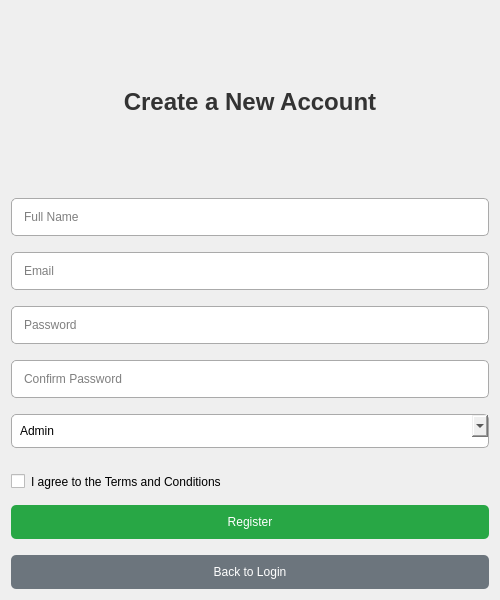
<?xml version="1.0" encoding="UTF-8"?>
<ui version="4.0">
 <class>Register</class>
 <widget class="QWidget" name="Register">
  <property name="geometry">
   <rect>
    <x>0</x>
    <y>0</y>
    <width>500</width>
    <height>600</height>
   </rect>
  </property>
  <property name="windowTitle">
   <string>Register</string>
  </property>
  <layout class="QVBoxLayout" name="verticalLayout">
   <item>
    <widget class="QLabel" name="registerLabel">
     <property name="styleSheet">
      <string>
       QLabel {
           font-size: 18pt;
           font-weight: bold;
           color: #333;
           margin: 10px 0;
       }
      </string>
     </property>
     <property name="text">
      <string>Create a New Account</string>
     </property>
     <property name="alignment">
      <set>Qt::AlignCenter</set>
     </property>
    </widget>
   </item>
   <item>
    <widget class="QLineEdit" name="fullNameLineEdit">
     <property name="styleSheet">
      <string>
       QLineEdit {
           padding: 10px;
           border: 1px solid #aaa;
           border-radius: 5px;
           margin-bottom: 10px;
       }
      </string>
     </property>
     <property name="placeholderText">
      <string>Full Name</string>
     </property>
    </widget>
   </item>
   <item>
    <widget class="QLineEdit" name="emailLineEdit">
     <property name="styleSheet">
      <string>
       QLineEdit {
           padding: 10px;
           border: 1px solid #aaa;
           border-radius: 5px;
           margin-bottom: 10px;
       }
      </string>
     </property>
     <property name="placeholderText">
      <string>Email</string>
     </property>
    </widget>
   </item>
   <item>
    <widget class="QLineEdit" name="passwordLineEdit">
     <property name="styleSheet">
      <string>
       QLineEdit {
           padding: 10px;
           border: 1px solid #aaa;
           border-radius: 5px;
           margin-bottom: 10px;
       }
      </string>
     </property>
     <property name="echoMode">
      <enum>QLineEdit::Password</enum>
     </property>
     <property name="placeholderText">
      <string>Password</string>
     </property>
    </widget>
   </item>
   <item>
    <widget class="QLineEdit" name="confirmPasswordLineEdit">
     <property name="styleSheet">
      <string>
       QLineEdit {
           padding: 10px;
           border: 1px solid #aaa;
           border-radius: 5px;
           margin-bottom: 10px;
       }
      </string>
     </property>
     <property name="echoMode">
      <enum>QLineEdit::Password</enum>
     </property>
     <property name="placeholderText">
      <string>Confirm Password</string>
     </property>
    </widget>
   </item>
   <item>
    <widget class="QComboBox" name="roleComboBox">
     <property name="styleSheet">
      <string>
       QComboBox {
           padding: 8px;
           border: 1px solid #aaa;
           border-radius: 5px;
           margin-bottom: 10px;
       }
      </string>
     </property>
     <property name="currentText">
      <string>Admin</string>
     </property>
     <item>
      <property name="text">
       <string>Admin</string>
      </property>
     </item>
     <item>
      <property name="text">
       <string>Personal</string>
      </property>
     </item>
    </widget>
   </item>
   <item>
    <widget class="QCheckBox" name="agreeCheckBox">
     <property name="styleSheet">
      <string>
       QCheckBox {
           margin: 10px 0;
       }
      </string>
     </property>
     <property name="text">
      <string>I agree to the Terms and Conditions</string>
     </property>
    </widget>
   </item>
   <item>
    <widget class="QPushButton" name="registerButton">
     <property name="styleSheet">
      <string>
       QPushButton {
           background-color: #28a745;
           color: white;
           padding: 10px;
           border-radius: 5px;
           margin-bottom: 10px;
       }
       QPushButton:hover {
           background-color: #218838;
       }
      </string>
     </property>
     <property name="text">
      <string>Register</string>
     </property>
    </widget>
   </item>
   <item>
    <widget class="QPushButton" name="backToLoginButton">
     <property name="styleSheet">
      <string>
       QPushButton {
           background-color: #6c757d;
           color: white;
           padding: 10px;
           border-radius: 5px;
       }
       QPushButton:hover {
           background-color: #5a6268;
       }
      </string>
     </property>
     <property name="text">
      <string>Back to Login</string>
     </property>
    </widget>
   </item>
  </layout>
 </widget>
 <resources/>
 <connections/>
</ui>
